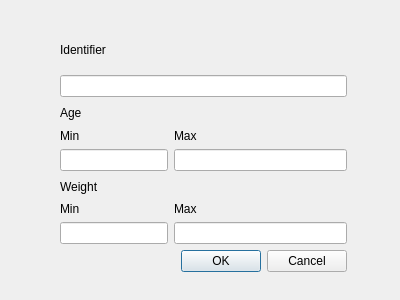
<?xml version="1.0" encoding="UTF-8"?>
<ui version="4.0">
 <class>AddCategoryDialog</class>
 <widget class="QDialog" name="AddCategoryDialog">
  <property name="geometry">
   <rect>
    <x>0</x>
    <y>0</y>
    <width>400</width>
    <height>300</height>
   </rect>
  </property>
  <property name="windowTitle">
   <string>Dialog</string>
  </property>
  <widget class="QWidget" name="">
   <property name="geometry">
    <rect>
     <x>60</x>
     <y>30</y>
     <width>287</width>
     <height>242</height>
    </rect>
   </property>
   <layout class="QVBoxLayout" name="verticalLayout_4">
    <item>
     <layout class="QVBoxLayout" name="verticalLayout">
      <item>
       <widget class="QLabel" name="label">
        <property name="text">
         <string>Identifier</string>
        </property>
       </widget>
      </item>
      <item>
       <widget class="QLineEdit" name="id"/>
      </item>
     </layout>
    </item>
    <item>
     <layout class="QVBoxLayout" name="verticalLayout_3">
      <item>
       <widget class="QLabel" name="label_2">
        <property name="text">
         <string>Age</string>
        </property>
       </widget>
      </item>
      <item>
       <layout class="QFormLayout" name="formLayout">
        <item row="0" column="0">
         <widget class="QLabel" name="label_4">
          <property name="text">
           <string>Min</string>
          </property>
         </widget>
        </item>
        <item row="0" column="1">
         <widget class="QLabel" name="label_7">
          <property name="text">
           <string>Max</string>
          </property>
         </widget>
        </item>
        <item row="1" column="0">
         <widget class="QLineEdit" name="minAge"/>
        </item>
        <item row="1" column="1">
         <widget class="QLineEdit" name="maxAge"/>
        </item>
       </layout>
      </item>
     </layout>
    </item>
    <item>
     <layout class="QVBoxLayout" name="verticalLayout_2">
      <item>
       <widget class="QLabel" name="label_3">
        <property name="text">
         <string>Weight</string>
        </property>
       </widget>
      </item>
      <item>
       <layout class="QFormLayout" name="formLayout_2">
        <item row="0" column="0">
         <widget class="QLabel" name="label_5">
          <property name="text">
           <string>Min</string>
          </property>
         </widget>
        </item>
        <item row="0" column="1">
         <widget class="QLabel" name="label_6">
          <property name="text">
           <string>Max</string>
          </property>
         </widget>
        </item>
        <item row="1" column="1">
         <widget class="QLineEdit" name="maxWeight"/>
        </item>
        <item row="1" column="0">
         <widget class="QLineEdit" name="minWeight"/>
        </item>
       </layout>
      </item>
     </layout>
    </item>
    <item>
     <widget class="QDialogButtonBox" name="buttonBox">
      <property name="orientation">
       <enum>Qt::Horizontal</enum>
      </property>
      <property name="standardButtons">
       <set>QDialogButtonBox::Cancel|QDialogButtonBox::Ok</set>
      </property>
     </widget>
    </item>
   </layout>
  </widget>
 </widget>
 <resources/>
 <connections>
  <connection>
   <sender>buttonBox</sender>
   <signal>accepted()</signal>
   <receiver>AddCategoryDialog</receiver>
   <slot>accept()</slot>
   <hints>
    <hint type="sourcelabel">
     <x>248</x>
     <y>254</y>
    </hint>
    <hint type="destinationlabel">
     <x>157</x>
     <y>274</y>
    </hint>
   </hints>
  </connection>
  <connection>
   <sender>buttonBox</sender>
   <signal>rejected()</signal>
   <receiver>AddCategoryDialog</receiver>
   <slot>reject()</slot>
   <hints>
    <hint type="sourcelabel">
     <x>316</x>
     <y>260</y>
    </hint>
    <hint type="destinationlabel">
     <x>286</x>
     <y>274</y>
    </hint>
   </hints>
  </connection>
 </connections>
</ui>
